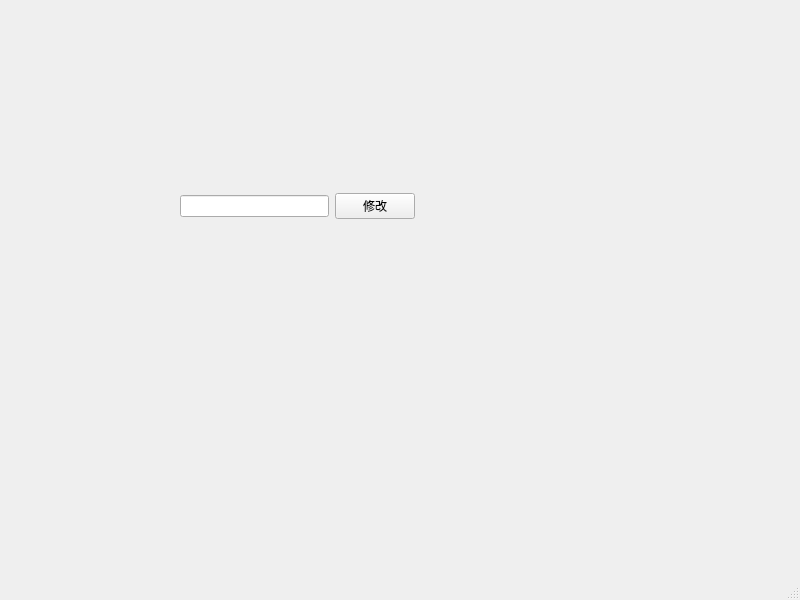
<?xml version="1.0" encoding="UTF-8"?>
<ui version="4.0">
 <class>MainWindow</class>
 <widget class="QMainWindow" name="MainWindow">
  <property name="geometry">
   <rect>
    <x>0</x>
    <y>0</y>
    <width>800</width>
    <height>600</height>
   </rect>
  </property>
  <property name="windowTitle">
   <string>MainWindow</string>
  </property>
  <widget class="QWidget" name="centralwidget">
   <widget class="QWidget" name="">
    <property name="geometry">
     <rect>
      <x>180</x>
      <y>190</y>
      <width>235</width>
      <height>33</height>
     </rect>
    </property>
    <layout class="QHBoxLayout" name="horizontalLayout">
     <item>
      <widget class="QLineEdit" name="lineEditMain"/>
     </item>
     <item>
      <widget class="QPushButton" name="pushButtonMain">
       <property name="text">
        <string>修改</string>
       </property>
      </widget>
     </item>
    </layout>
   </widget>
  </widget>
  <widget class="QMenuBar" name="menubar">
   <property name="geometry">
    <rect>
     <x>0</x>
     <y>0</y>
     <width>800</width>
     <height>24</height>
    </rect>
   </property>
  </widget>
  <widget class="QStatusBar" name="statusbar"/>
 </widget>
 <resources/>
 <connections/>
</ui>
